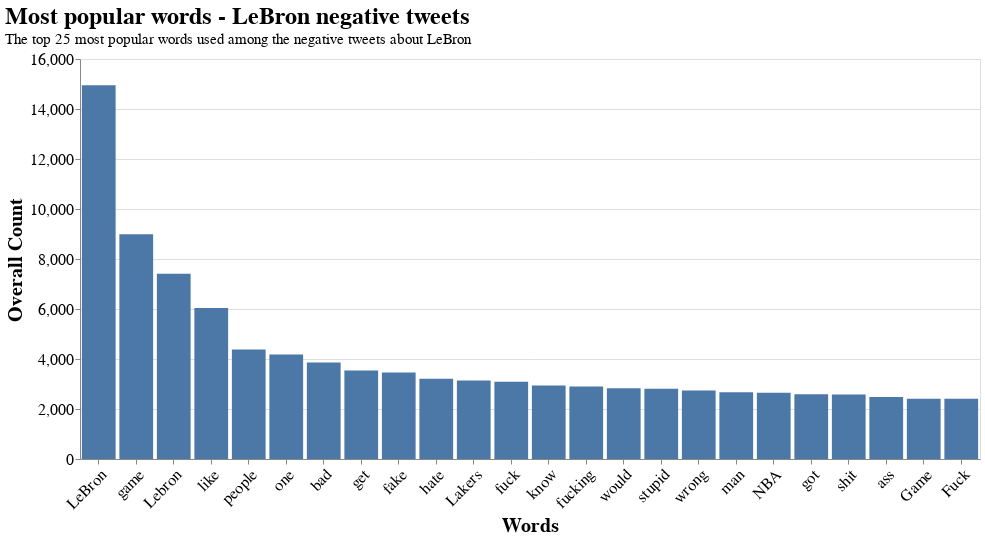

Notebook cell for this chart:
### Code cell
alt.Chart(word_df[1:]).mark_bar().encode(
    x = alt.X('Word',sort=['count'],title='Words',axis=alt.Axis(labelAngle=-45)),
    y = alt.Y('count:Q',title = 'Overall Count')
).properties(width=900,height=400,title={
      "text": ["Most popular words - LeBron negative tweets"],
      "subtitle":["The top 25 most popular words used among the negative tweets about LeBron"]  
    }).configure_axis(
    labelFontSize=16,
    titleFontSize=20
).configure_title(
    anchor='start',
    fontSize = 24,
    subtitleFontSize = 15
)

### Figure 1 — Vega-Lite specification as saved in the notebook (floating-point values rounded to 4 significant figures)
{"config": {"view": {"continuousWidth": 400, "continuousHeight": 300}, "axis": {"labelFontSize": 16, "titleFontSize": 20}, "title": {"anchor": "start", "fontSize": 24, "subtitleFontSize": 15}}, "data": {"name": "data-5a29641bfab73513b6c81a55278377b4"}, "mark": "bar", "encoding": {"x": {"axis": {"labelAngle": -45}, "field": "Word", "sort": ["count"], "title": "Words", "type": "nominal"}, "y": {"field": "count", "title": "Overall Count", "type": "quantitative"}}, "height": 400, "title": {"text": ["Most popular words - LeBron negative tweets"], "subtitle": ["The top 25 most popular words used among the negative tweets about LeBron"]}, "width": 900, "$schema": "https://vega.github.io/schema/vega-lite/v4.17.0.json", "datasets": {"data-5a29641bfab73513b6c81a55278377b4": [{"Word": "LeBron", "count": 14952}, {"Word": "game", "count": 8994}, {"Word": "Lebron", "count": 7409}, {"Word": "like", "count": 6036}, {"Word": "people", "count": 4381}, {"Word": "one", "count": 4184}, {"Word": "bad", "count": 3864}, {"Word": "get", "count": 3541}, {"Word": "fake", "count": 3461}, {"Word": "hate", "count": 3207}, {"Word": "Lakers", "count": 3144}, {"Word": "fuck", "count": 3091}, {"Word": "know", "count": 2941}, {"Word": "fucking", "count": 2904}, {"Word": "would", "count": 2831}, {"Word": "stupid", "count": 2808}, {"Word": "wrong", "count": 2738}, {"Word": "man", "count": 2669}, {"Word": "NBA", "count": 2654}, {"Word": "got", "count": 2595}, {"Word": "shit", "count": 2583}, {"Word": "ass", "count": 2478}, {"Word": "Game", "count": 2411}, {"Word": "Fuck", "count": 2408}]}}
